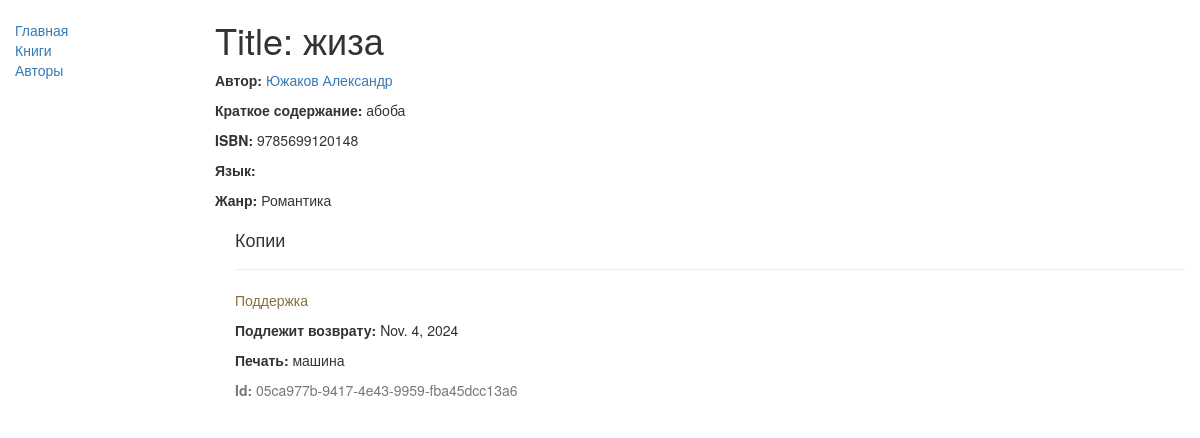
/catalog/book/3, run on the app's committed database.
### catalog/models.py (models this page shows, shortened)
class Book(models.Model):
    DoesNotExist = None
    objects = None
    title = models.CharField(max_length=200)
    author = models.ForeignKey('Author', on_delete=models.SET_NULL, null=True)
    summary = models.TextField(max_length=1000, help_text="Введите краткое описание книги")
    isbn = models.CharField('ISBN',max_length=13, help_text='13 Символов <a href="https://www.isbn-international.org/content/what-isbn">ISBN номер</a>')
    genre = models.ManyToManyField('Genre', help_text="Выберите жанр для этой книги")
    def display_genre(self):
        """
        Creates a string for the Genre. This is required to display genre in Admin.
        """
        return ', '.join([ genre.name for genre in self.genre.all()[:3] ])
    display_genre.short_description = 'Genre'

class Author(models.Model):
    first_name = models.CharField(max_length=100)
    last_name = models.CharField(max_length=100)
    date_of_birth = models.DateField(null=True, blank=True)
    date_of_death = models.DateField('Died', null=True, blank=True)
    def __str__(self):
        return f'{self.last_name} {self.first_name}'

class Genre(models.Model):
    name = models.CharField(max_length=200, help_text="Укажите жанр книги (например, научная фантастика, французская поэзия и т.д.).")
    def __str__(self):
        return self.name

class BookInstance(models.Model):
    id = models.UUIDField(primary_key=True, default=uuid.uuid4, help_text="Уникальный идентификатор для этой конкретной книги во всей библиотеке")
    book = models.ForeignKey('Book', on_delete=models.SET_NULL, null=True)
    imprint = models.CharField(max_length=200)
    due_back = models.DateField(null=True, blank=True)
    LOAN_STATUS = (
        ('п', 'Поддержка'),
        ('в', 'В долг'),
        ('д', 'Доступный'),
        ('з', 'Зарезервированный'),
    )
    status = models.CharField(max_length=1, choices=LOAN_STATUS, blank=True, default='п', help_text='Доступность книги')
    class Meta:
        ordering = ["due_back"]

### catalog/views.py (the view, shortened to what this page needs)
# urls.py: url(r'^book/(?P<pk>\d+)$', views.BookDetailView.as_view(), name='book-detail'),
class BookDetailView(generic.DetailView):
    model = Book

### catalog/templates/catalog/book_detail.html
{% extends "base_generic.html" %}
{% block content %}
  <h1>Title: {{ book.title }}</h1>
  <p><strong>Автор:</strong> <a href="{% url 'author-detail' book.author.pk %}">{{ book.author }}</a></p>
  <p><strong>Краткое содержание:</strong> {{ book.summary }}</p>
  <p><strong>ISBN:</strong> {{ book.isbn }}</p>
  <p><strong>Язык:</strong> {{ book.language }}</p>
  <p><strong>Жанр:</strong> {% for genre in book.genre.all %} {{ genre }}{% if not forloop.last %}, {% endif %}{% endfor %}</p>
  <div style="margin-left:20px;margin-top:20px">
    <h4>Копии</h4>
    {% for copy in book.bookinstance_set.all %}
    <hr>
    <p class="{% if copy.status == 'a' %}text-success{% elif copy.status == 'd' %}text-danger{% else %}text-warning{% endif %}">{{ copy.get_status_display }}</p>
    {% if copy.status != 'a' %}<p><strong>Подлежит возврату:</strong> {{copy.due_back}}</p>{% endif %}
    <p><strong>Печать:</strong> {{copy.imprint}}</p>
    <p class="text-muted"><strong>Id:</strong> {{copy.id}}</p>
    {% endfor %}
  </div>
{% endblock %}

### data on the page
Book: title "жиза", author "Южаков Александр", summary "абоба", isbn "9785699120148"
Genre: name "Романтика"
BookInstance: status "Поддержка", due_back "Nov. 4, 2024", imprint "машина", id "05ca977b-9417-4e43-9959-fba45dcc13a6"
